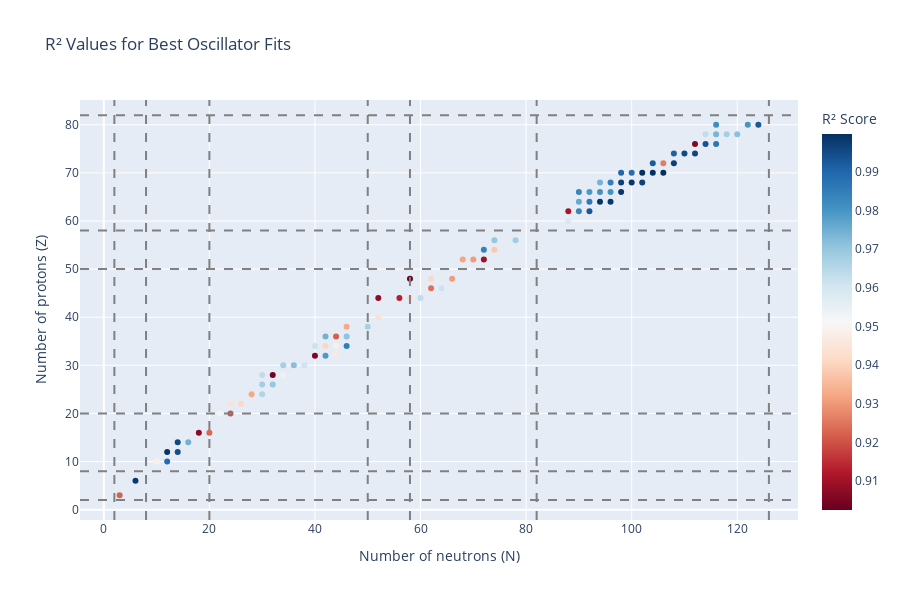

Write notebook code for a chart like this one.
### Code cell
df_to_plot = best_osc_merged
# df_to_plot = merged

fig = px.scatter(df_to_plot.groupby(by=df_to_plot.index).head(1).reset_index(), 
          # x='a', 
          x='n',
          y='z', 
          color='r2',
          title='R² Values for Best Oscillator Fits',
          # labels={'z': 'Number of protons (Z)', 'a': 'Weight (A)', 'r2': 'R² Score'},
          labels={'z': 'Number of protons (Z)', 'n': 'Number of neutrons (N)', 'r2': 'R² Score'},
          color_continuous_scale='RdBu',
          height=600)


magic_numbers_n = [2, 8, 20, 50, 58, 82, 126]
magic_numbers_z = [2, 8, 20, 50, 58, 82]

for i, m in enumerate(magic_numbers_n):
    fig.add_vline(x=m, line_dash="dash", line_color="gray", name="Magic numbers" if i==0 else None)

for i, m in enumerate(magic_numbers_z):
    fig.add_hline(y=m, line_dash="dash", line_color="gray")

fig.show()

### Figure 1 — Plotly figure (JSON) as saved in the notebook; plotly's stock layout.template omitted (floating-point values rounded to 4 significant figures)
{"data": [{"hovertemplate": "Number of neutrons (N)=%{x}<br>Number of protons (Z)=%{y}<br>R² Score=%{marker.color}<extra></extra>", "legendgroup": "", "marker": {"color": [0.9223, 0.998, 0.956, 0.9486, 0.9886, 0.9993, 0.9946, 0.9957, 0.9745, 0.9071, 0.9228, 0.9529, 0.9199, 0.9441, 0.941, 0.9323, 0.9662, 0.9682, 0.9699, 0.9635, 0.9039, 0.9543, 0.9676, 0.972, 0.9612, 0.9058, 0.9792, 0.9462, 0.9617, 0.9405, 0.9484, 0.9848, 0.9743, 0.9216, 0.9708, 0.9327, 0.9673, 0.9436, 0.9079, 0.9132, 0.9419, 0.9636, 0.9568, 0.9244, 0.9615, 0.9025, 0.9411, 0.9305, 0.9317, 0.9306, 0.9093, 0.9842, 0.9382, 0.9701, 0.9683, 0.9595, 0.9105, 0.9836, 0.9928, 0.9761, 0.986, 0.9989, 0.9984, 0.9833, 0.979, 0.9804, 0.9803, 0.9986, 0.974, 0.9847, 0.9967, 0.9988, 0.9968, 0.9903, 0.9886, 0.9997, 0.9997, 0.9999, 0.9921, 0.9259, 0.997, 0.9911, 0.9955, 0.9957, 0.9055, 0.9935, 0.9869, 0.9633, 0.9738, 0.9677, 0.9715, 0.9814, 0.9799, 0.9928], "coloraxis": "coloraxis", "symbol": "circle"}, "mode": "markers", "name": "", "orientation": "v", "showlegend": false, "type": "scatter", "x": [3, 6, 10, 10, 12, 12, 14, 14, 16, 18, 20, 22, 24, 24, 26, 28, 30, 30, 32, 30, 32, 34, 34, 36, 38, 40, 42, 44, 40, 42, 44, 46, 42, 44, 46, 46, 50, 52, 52, 56, 58, 60, 56, 62, 64, 58, 62, 66, 68, 70, 72, 72, 74, 74, 78, 88, 88, 90, 92, 90, 92, 94, 96, 90, 92, 94, 96, 98, 94, 96, 98, 100, 102, 98, 100, 102, 104, 106, 104, 106, 108, 108, 110, 112, 112, 114, 116, 114, 116, 118, 120, 116, 122, 124], "xaxis": "x", "y": [3, 6, 8, 10, 10, 12, 12, 14, 14, 16, 16, 20, 20, 22, 22, 24, 24, 26, 26, 28, 28, 28, 30, 30, 30, 32, 32, 32, 34, 34, 34, 34, 36, 36, 36, 38, 38, 40, 44, 44, 44, 44, 46, 46, 46, 48, 48, 48, 52, 52, 52, 54, 54, 56, 56, 60, 62, 62, 62, 64, 64, 64, 64, 66, 66, 66, 66, 66, 68, 68, 68, 68, 68, 70, 70, 70, 70, 70, 72, 72, 72, 74, 74, 74, 76, 76, 76, 78, 78, 78, 78, 80, 80, 80], "yaxis": "y"}], "layout": {"coloraxis": {"colorbar": {"title": {"text": "R² Score"}}, "colorscale": [[0, "rgb(103,0,31)"], [0.1, "rgb(178,24,43)"], [0.2, "rgb(214,96,77)"], [0.3, "rgb(244,165,130)"], [0.4, "rgb(253,219,199)"], [0.5, "rgb(247,247,247)"], [0.6, "rgb(209,229,240)"], [0.7, "rgb(146,197,222)"], [0.8, "rgb(67,147,195)"], [0.9, "rgb(33,102,172)"], [1, "rgb(5,48,97)"]]}, "height": 600, "legend": {"tracegroupgap": 0}, "shapes": [{"line": {"color": "gray", "dash": "dash"}, "name": "Magic numbers", "type": "line", "x0": 2, "x1": 2, "xref": "x", "y0": 0, "y1": 1, "yref": "y domain"}, {"line": {"color": "gray", "dash": "dash"}, "type": "line", "x0": 8, "x1": 8, "xref": "x", "y0": 0, "y1": 1, "yref": "y domain"}, {"line": {"color": "gray", "dash": "dash"}, "type": "line", "x0": 20, "x1": 20, "xref": "x", "y0": 0, "y1": 1, "yref": "y domain"}, {"line": {"color": "gray", "dash": "dash"}, "type": "line", "x0": 50, "x1": 50, "xref": "x", "y0": 0, "y1": 1, "yref": "y domain"}, {"line": {"color": "gray", "dash": "dash"}, "type": "line", "x0": 58, "x1": 58, "xref": "x", "y0": 0, "y1": 1, "yref": "y domain"}, {"line": {"color": "gray", "dash": "dash"}, "type": "line", "x0": 82, "x1": 82, "xref": "x", "y0": 0, "y1": 1, "yref": "y domain"}, {"line": {"color": "gray", "dash": "dash"}, "type": "line", "x0": 126, "x1": 126, "xref": "x", "y0": 0, "y1": 1, "yref": "y domain"}, {"line": {"color": "gray", "dash": "dash"}, "type": "line", "x0": 0, "x1": 1, "xref": "x domain", "y0": 2, "y1": 2, "yref": "y"}, {"line": {"color": "gray", "dash": "dash"}, "type": "line", "x0": 0, "x1": 1, "xref": "x domain", "y0": 8, "y1": 8, "yref": "y"}, {"line": {"color": "gray", "dash": "dash"}, "type": "line", "x0": 0, "x1": 1, "xref": "x domain", "y0": 20, "y1": 20, "yref": "y"}, {"line": {"color": "gray", "dash": "dash"}, "type": "line", "x0": 0, "x1": 1, "xref": "x domain", "y0": 50, "y1": 50, "yref": "y"}, {"line": {"color": "gray", "dash": "dash"}, "type": "line", "x0": 0, "x1": 1, "xref": "x domain", "y0": 58, "y1": 58, "yref": "y"}, {"line": {"color": "gray", "dash": "dash"}, "type": "line", "x0": 0, "x1": 1, "xref": "x domain", "y0": 82, "y1": 82, "yref": "y"}], "title": {"text": "R² Values for Best Oscillator Fits"}, "xaxis": {"anchor": "y", "domain": [0, 1], "title": {"text": "Number of neutrons (N)"}}, "yaxis": {"anchor": "x", "domain": [0, 1], "title": {"text": "Number of protons (Z)"}}}}
